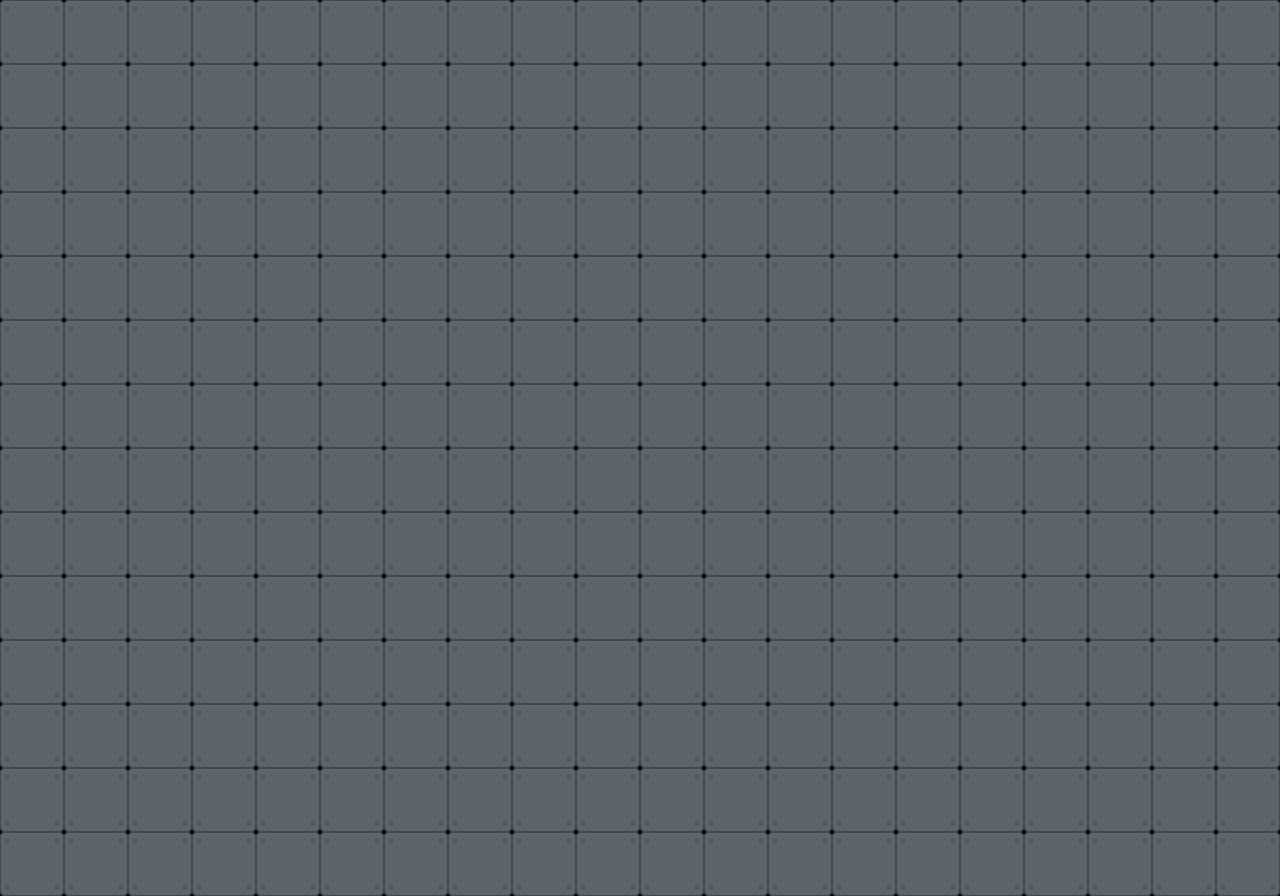

The image is a tile-based game level rendered from a .tmx file. Its description and source (layers, tilesets, objects; grid data summarised) follow:
An orthogonal 20x14 tile map with 64x64 px tiles, 1 tile layer (background) and 1 object.

<map version="1.0" orientation="orthogonal" renderorder="right-down" width="20" height="14" tilewidth="64" tileheight="64" nextobjectid="11">
 <tileset firstgid="1" name="tiles" tilewidth="64" tileheight="64" tilecount="128" columns="16">
  <image source="../tiles.png" width="1024" height="512" />
 </tileset>
 <layer name="background" width="20" height="14" opacity="0.5">
  <data>[280 cells, 280 non-empty, 1 distinct tile ids]</data>
 </layer>
 <objectgroup name="obstacles">
  <object id="2" x="560" y="1200" />
 </objectgroup>
 <objectgroup name="boxes" />
 <objectgroup name="players" />
 <objectgroup name="switches" />
 <objectgroup name="sensors" />
 <objectgroup name="elevators" />
 <objectgroup name="gates" />
</map>
